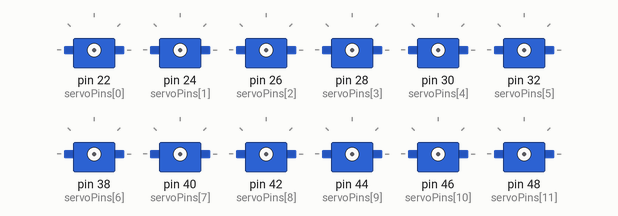
A sketch run on a simulated Arduino Mega 2560, built with avr-gcc and run on an emulated ATmega2560. Parts: 12 × servo.

Above: at 0.1 s.
At 1.1 s:
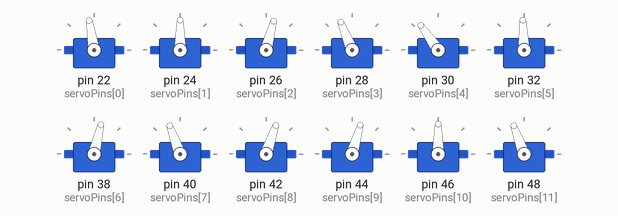
At 6.61 s:
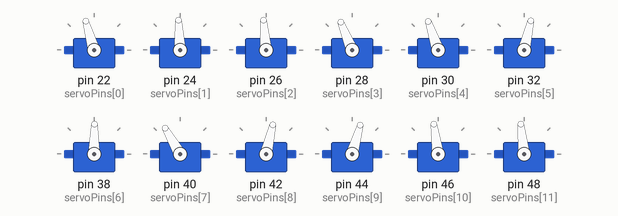
At 12.34 s:
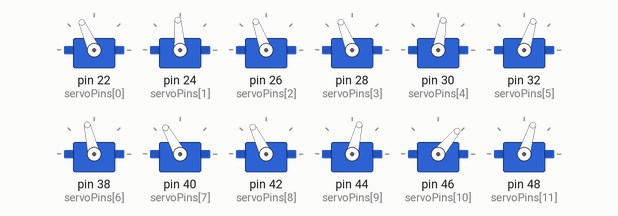
At 18.07 s:
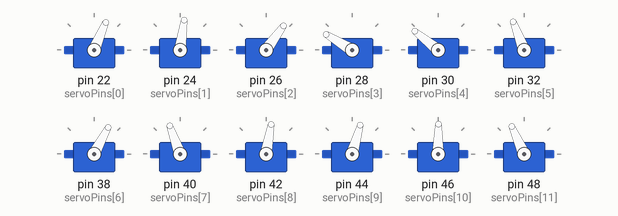
At 23.5 s:
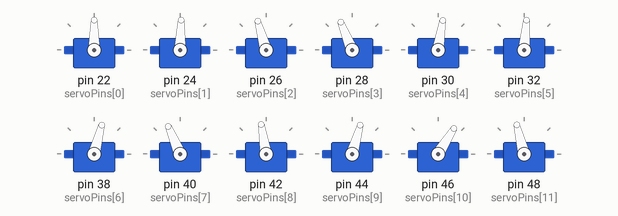
Timing chart, 0 to 23.4 s (numbered marks = the images above):
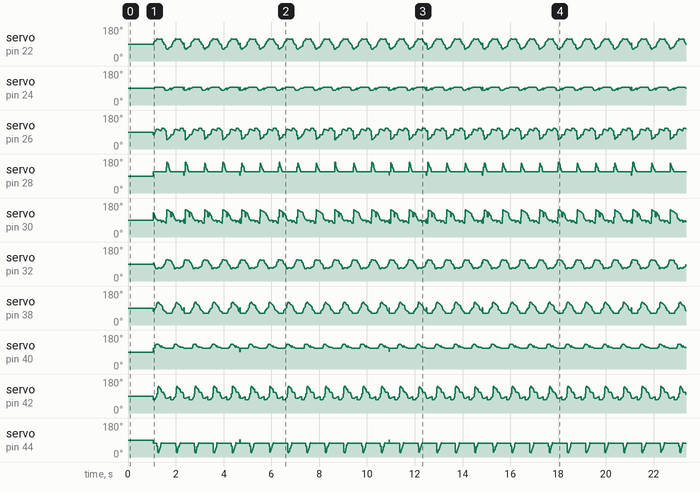

The sketch:

static-walk.ino
```cpp
// (licence header left out)
#include <Servo.h>

//////////////////////////////////////////////////////////////////////////////////////////////////////////////////////////////////////////////
// Constants
//////////////////////////////////////////////////////////////////////////////////////////////////////////////////////////////////////////////
const int maximumServoShieldPosition = 2200;   // the maximum pulse duration for the servo shield (2ms pulse)
const int minimumServoShieldPosition = 800;   // the minimum pulse duration for the servo shield (1ms pulse)
const int numberOfServos             = 12;      // the number of servos
const int numberOfJoints             = 12;
const int numberOfFrames             = 39;

/////////////////////////////////////////////////////////////////////////////////////////////////////////////////////
class Action
/////////////////////////////////////////////////////////////////////////////////////////////////////////////////////
{
  /////////////////////////////////////////////////////////////////////////////////////////////////////////////////////
  //  The Action class collects information necessary to perform a sequence of movements.
  /////////////////////////////////////////////////////////////////////////////////////////////////////////////////////

  /////////////////////////////////////////////////////////////////////////////////////////////////////////////////////
  //Members
  /////////////////////////////////////////////////////////////////////////////////////////////////////////////////////
  public:
    int             duration;      // Total duration of the action in milliseconds
    float           playbackTime;  // The playback time in milliseconds.
    unsigned long   lastTime;      // The playback time in milliseconds.
    int*            frames;        // Pointer to a two dimensional array containing the individual frames
    float           playbackSpeed; // The speed at which the action is played back (1 is realtime, 0.5 is half speed, 2.0 is twice realtime)

  /////////////////////////////////////////////////////////////////////////////////////////////////////////////////////
  //Methods
  /////////////////////////////////////////////////////////////////////////////////////////////////////////////////////

  /////////////////////////////////////////////////////////////////////////////////////////////////////////////////////
  Action(int setDuration, void* setFrames)
  /////////////////////////////////////////////////////////////////////////////////////////////////////////////////////
  {
    frames            = (int*)setFrames;
    duration          = setDuration;
    playbackTime      = 0;
    playbackSpeed     = 1.0;
    lastTime          = 0;
  }

  /////////////////////////////////////////////////////////////////////////////////////////////////////////////////////
  void Update()
  /////////////////////////////////////////////////////////////////////////////////////////////////////////////////////
  {
     // Get the current time.
     unsigned long currentTime = millis();

     // Update the playback time.
     playbackTime += (playbackSpeed * (float)(currentTime - lastTime));

     // Loop if the playback time is past the end of the action.
     if(playbackTime > duration)
       playbackTime = playbackTime - duration;

     // Remember the time.
     lastTime = currentTime;
  }

  /////////////////////////////////////////////////////////////////////////////////////////////////////////////////////
  void GetCurrentFrame(int* frame)
  /////////////////////////////////////////////////////////////////////////////////////////////////////////////////////
  {
      //update each servo
      int* sourceFrame = frames + ((int)playbackTime/20)*numberOfJoints;
      for (int joint = 0; joint < numberOfJoints; joint++)
        frame[joint] = sourceFrame[joint];
  }

};
//////////////////////////////////////////////////////////////////////////////////////////////////////////////////////////////////////////////
// Action Frames
//////////////////////////////////////////////////////////////////////////////////////////////////////////////////////////////////////////////
//Joints positions are in degrees * 100 (home position is 0 degrees)
/////////////////////////////////////////////
//JOINT INDEXES
//
//RIGHT LEG JOINTS
// 0 Right Ankle (roll)
// 1 Right Lower Leg
// 2 Right Knee
// 3 Right Middle Leg
// 4 Right Upper Leg
// 5 Right Hip (roll)
//LEFT LEG JOINTS
// 6 Left Ankle (roll)
// 7 Left Lower Leg
// 8 Left Knee
// 9 Left Middle Leg
// 10 Left Upper Leg
// 11 Left Hip (roll)
/////////////////////////////////////////////
int servoPins[numberOfServos] = {22, 24, 26, 28, 30, 32, 38, 40, 42, 44, 46, 48};  // the pin for each servo
int frames[numberOfFrames][numberOfJoints] = {
                      {  707, -2393,     0,     0, -3100,  1800, -1800,     0,   800,     0,     0, -2300 },
                      { 1990, -2130,     0,     0, -3100,  2664, -2578,     0,   800,     0,     0, -2300 },
                      { 2497, -2234, -2771,  2867,  1248,  2847, -2604,     0,   800,     0,  -573, -1917 },
                      { 2812, -2367, -5772,  5915,  5980,  2894, -2500,     0,   784,     0, -1190, -1507 },
                      { 2618, -2109, -5499,  5068,  5789,  2839, -2500,     0,   634,     0, -1094, -1581 },
                      { 2425, -1852, -5226,  4222,  5598,  2785, -2500,     0,   484,     0,  -999, -1655 },
                      { 2232, -1594, -4953,  3376,  5407,  2730, -2500,     0,   334,     0,  -903, -1729 },
                      { 2039, -1336, -4680,  2529,  5216,  2676, -2500,     0,   184,     0,  -808, -1803 },
                      { 1845, -1078, -4407,  1683,  5025,  2621, -2500,     0,    34,     0,  -712, -1877 },
                      { 1652,  -821, -4134,   836,  4834,  2566, -2500,     0,  -116,     0,  -617, -1951 },
                      { 1459,  -563, -3861,    -9,  4642,  2512, -2500,     0,  -266,     0,  -521, -2026 },
                      { 1370, -1976, -2600,     0,  1551,  2064, -2574,     0,  1400,     0, -4043, -1589 },
                      { 1113,  -472, -2600,     0,  4383,  1381, -2074,     0,  1400,     0, -1100, -1396 },
                      {  462,  -482, -2620,     0,  4047,  1008, -1567,     0,  1416,     0, -1115, -1316 },
                      { -188,  -493, -2640,     0,  3711,   635, -1060,     0,  1431,     0, -1129, -1237 },
                      { -839,  -503, -2659,     0,  3375,   262,  -553,     0,  1446,     0, -1143, -1158 },
                      {-1118,  -402, -1955,     0,  2643,  -308,  -231,  -488,  1153,     0, -1545,  -544 },
                      {-1324,  -280, -1123,     0,  1845,  -909,    52, -1063,   805,     0, -2014,   163 },
                      {-1530,  -159,  -291,     0,  1047, -1510,   335, -1638,   457,     0, -2483,   871 },
                      {-1735,   -37,   539,     0,   249, -2112,   619, -2213,   108,     0, -2953,  1578 },
                      {-2306,     0,   800,     0,     0, -2300,  1541, -2222,     0,     0, -3100,  2362 },
                      {-2643,     0,   800,     0,  -337, -2075,  2371, -2175, -1630,  1686,  -542,  2828 },
                      {-2531,     0,   800,     0, -1011, -1625,  2731, -2345, -4891,  5059,  4573,  2884 },
                      {-2500,     0,   687,     0, -1128, -1555,  2686, -2199, -5595,  5365,  5856,  2859 },
                      {-2500,     0,   537,     0, -1032, -1629,  2493, -1942, -5322,  4518,  5665,  2804 },
                      {-2500,     0,   387,     0,  -937, -1703,  2299, -1684, -5049,  3672,  5474,  2749 },
                      {-2500,     0,   236,     0,  -841, -1777,  2106, -1426, -4776,  2825,  5283,  2695 },
                      {-2500,     0,    86,     0,  -746, -1851,  1913, -1169, -4503,  1979,  5092,  2640 },
                      {-2500,     0,   -63,     0,  -650, -1926,  1720,  -911, -4229,  1132,  4900,  2585 },
                      {-2500,     0,  -213,     0,  -554, -2000,  1526,  -653, -3956,   286,  4709,  2531 },
                      {-2555,     0,   635,     0, -2536, -1798,  1397, -1359, -3139,   -89,  2838,  2279 },
                      {-2246,     0,  1400,     0, -2011, -1458,  1215,  -937, -2600,     0,  3518,  1605 },
                      {-1745,     0,  1410,     0, -1110, -1344,   690,  -479, -2613,     0,  4164,  1138 },
                      {-1237,     0,  1426,     0, -1124, -1265,    39,  -489, -2633,     0,  3828,   765 },
                      { -730,     0,  1441,     0, -1138, -1186,  -611,  -500, -2652,     0,  3492,   392 },
                      { -330,  -287,  1275,     0, -1380,  -792, -1046,  -444, -2246,     0,  2922,   -98 },
                      {  -46,  -862,   927,     0, -1850,   -84, -1252,  -323, -1415,     0,  2124,  -699 },
                      {  236, -1437,   578,     0, -2319,   623, -1458,  -201,  -583,     0,  1326, -1300 },
                      {  520, -2012,   230,     0, -2788,  1331, -1663,   -80,   248,     0,   528, -1901 }
};

int servoCalibrations[numberOfJoints][3] = {
                      {8460, -235, -8865},
                      {1785, 83, -943},
                      {1600, 421, -578},
                      {-1500, 1684, 724},
                      {1900, 124, -1066},
                      {0, -561, -1500},
                      {9068, 402, -8800},
                      {-700, -1550, -1270},
                      {1200, 707, -14},
                      {-1500, 1656, 1021},
                      {1900, 1195, 740},
                      {0, -401, -700}
};

//////////////////////////////////////////////////////////////////////////////////////////////////////////////////////////////////////////////
// Actions
//////////////////////////////////////////////////////////////////////////////////////////////////////////////////////////////////////////////
Action myAction(numberOfFrames * 20 , frames); //the action
Action* currentAction;                //pointer to the current action

//////////////////////////////////////////////////////////////////////////////////////////////////////////////////////////////////////////////
// Variables
//////////////////////////////////////////////////////////////////////////////////////////////////////////////////////////////////////////////
Servo servos[numberOfServos];  // create servo object to control a servo

//////////////////////////////////////////////////////////////////////////////////////////////////////////////////////////////////////////////
void setup()
//////////////////////////////////////////////////////////////////////////////////////////////////////////////////////////////////////////////
{
  //set the initial action
  currentAction = &myAction;

  //wait for a second to begin (keeps the communication line open in case a new program is being downloaded)
  delay(1000);

  //start up the communication
  Serial.begin(9600);

  //initialize the servos
  initializeServos();

  //g
  // Apply the servo calibrations to the joint positions.
  ApplyCalibration();
}

//////////////////////////////////////////////////////////////////////////////////////////////////////////////////////////////////////////////
void loop()
//////////////////////////////////////////////////////////////////////////////////////////////////////////////////////////////////////////////
{
  //this is the main update loop for the microcontroller

  //update the current action
  UpdateAction();

  //get the frame from the current action
  int frame[numberOfServos];
  currentAction->GetCurrentFrame(frame);

  //set the servo positions for this frame number
  SetServoPositions(frame);

  // Add a little delay.
  delay(2);
}

//////////////////////////////////////////////////////////////////////////////////////////////////////////////////////////////////////////////
void UpdateAction()
//////////////////////////////////////////////////////////////////////////////////////////////////////////////////////////////////////////////
{
  //check to see if the robot is walking
  if(currentAction == &myAction)
  {
    // TODO (you) : add some logic for your action here!

    // move to the next frame of the action
    currentAction->Update();
  }
}

//////////////////////////////////////////////////////////////////////////////////////////////////////////////////////////////////////////////
void initializeServos()
//////////////////////////////////////////////////////////////////////////////////////////////////////////////////////////////////////////////
{
  // Assign the correct pin to each servo.
  for(int s = 0; s < numberOfServos; s++)
    servos[s].attach(servoPins[s]);
}

//////////////////////////////////////////////////////////////////////////////////////////////////////////////////////////////////////////////
void SetServoPositions(int* frame)
//////////////////////////////////////////////////////////////////////////////////////////////////////////////////////////////////////////////
{
  //update each servo
  for (int servo = 0; servo < numberOfServos; servo++)
  {
      // each servo position is sent as a 2 byte value (high byte, low byte) integer (from -32,768 to 32,767)
      // this number is encoding the angle of the servo. The number is 100 * the servo angle.  This allows for the
      // storage of 2 significant digits(i.e. the value can be from -60.00 to 60.00 and every value in between).
      // Also remember that the servos have a range of 120 degrees. The angle is written in positions
      // which range from a minimum of 800 (-60 degrees) and go to a maximum of 2200 (60 degrees)

      int value = frame[servo];

      // flip for the left leg.
      if(servo >= numberOfServos/2)
        value = map(value, -6000,6000,6000,-6000);

      servos[servo].write(map(value, -6000,6000,800,2200));              // tell servo to go to position in variable 'pos'

  }
}


//g
//////////////////////////////////////////////////////////////////////////////////////////////////////////////////////////////////////////////
void ApplyCalibration()
//////////////////////////////////////////////////////////////////////////////////////////////////////////////////////////////////////////////
{
  // Apply the servo calibrations to each frame of the animation.
  // This is done before hand to keep from slowing down the playback.
  // The frames could also be stored with the calibrations already
  // applied, however leaving the calibration seperate allows other
  // ROFIs to use this same action with their own calibration.
  for(int f = 0; f < numberOfFrames; f++)
    for(int s = 0; s < numberOfServos; s++)
      frames[f][s] = CorrectJointAngle(frames[f][s], s);
}

/////////////////////////////////////////////////////////////////////////////////////////////////////////////////////
double CorrectJointAngle(double inputAngle, int servo)
/////////////////////////////////////////////////////////////////////////////////////////////////////////////////////
{
  // The input angle is what the angle should be.
  // The corrected angle is the angle that has to be sent to the servo to achieve the input angle.
  if (inputAngle > 0)
    // Do a two point calibration between the middle and high corrected values.
    return map(inputAngle, 0, 4500, 0 + servoCalibrations[servo][1], 4500 + servoCalibrations[servo][2]);
  else
    // Do a two point calibration between the low and middle corrected values.
    return map(inputAngle, -4500, 0, -4500 + servoCalibrations[servo][0], 0 + servoCalibrations[servo][1]);
}
//#g
```
